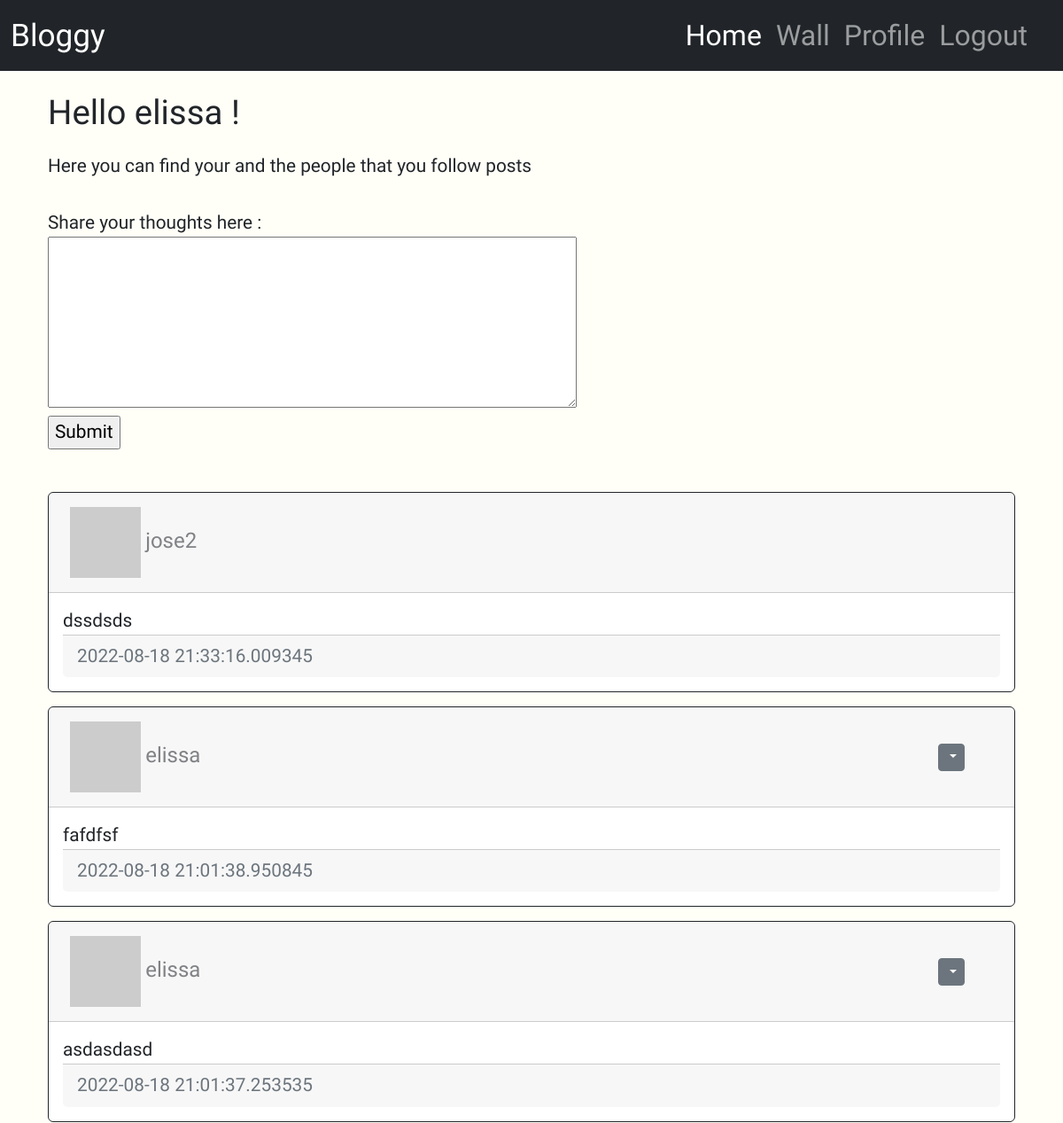
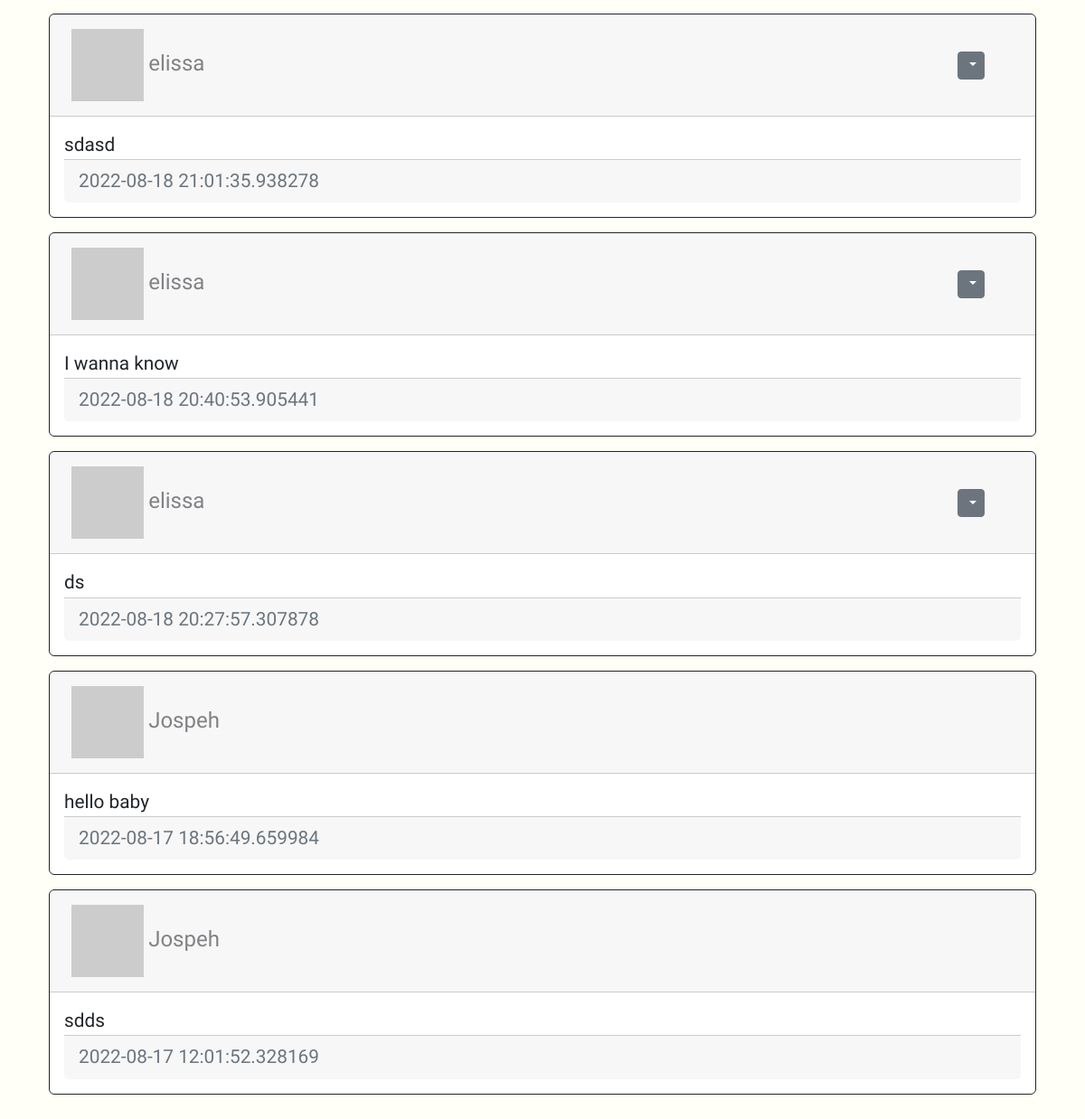
The page /index (signed in) on the database as committed earlier (2 pictures, top to bottom).
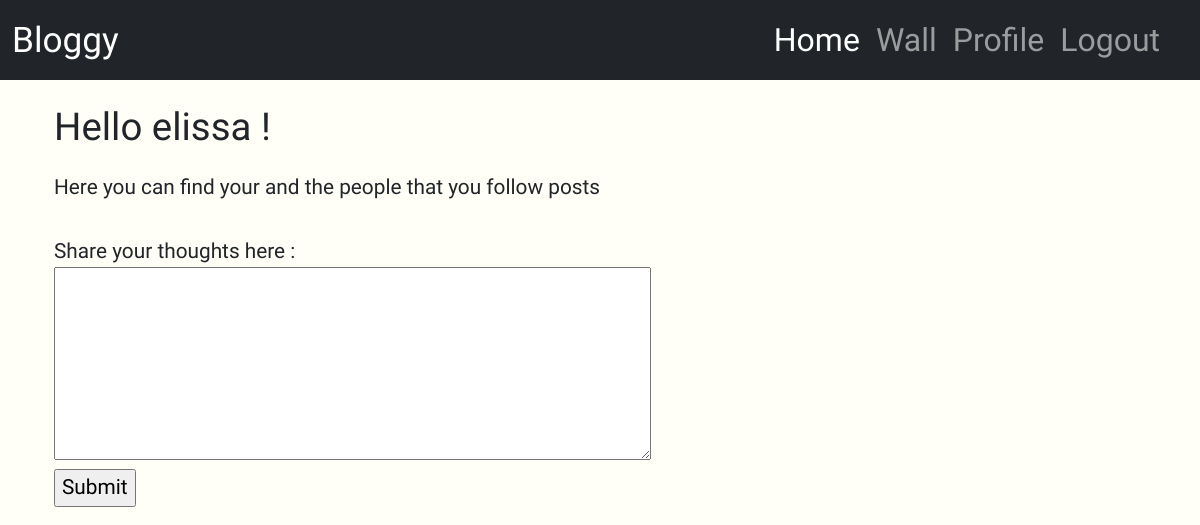
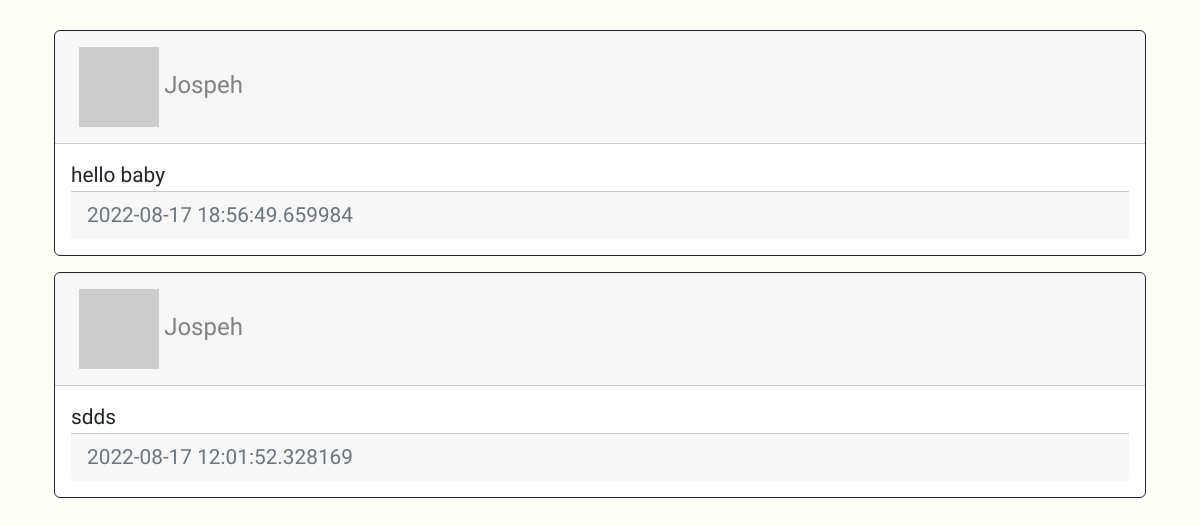
The same page on the database as committed later (2 pictures, top to bottom).
### app/models.py (models this page shows, shortened)
class User(UserMixin, db.Model):
    id = db.Column(db.Integer, primary_key=True)
    username = db.Column(db.String(64), index=True, unique=True)
    email = db.Column(db.String(120), index=True, unique=True)
    password_hash = db.Column(db.String(120))
    posts = db.relationship('Post', backref='author', lazy='dynamic')
    about_me = db.Column(db.String(128))
    last_seen = db.Column(db.DateTime, default=datetime.utcnow)
    followed = db.relationship(
        'User', secondary=followers,
        primaryjoin=(followers.c.follower_id == id),
        secondaryjoin=(followers.c.followed_id == id),
        backref= db.backref('followers', lazy='dynamic'), lazy='dynamic'
    )
    def avatar(self, size):
        digest = md5(self.email.lower().encode('utf-8')).hexdigest()
        return 'https://www.gravatar.com/avatar/{}?d=identicon&s={}'.format(digest, size)
    def followed_posts(self):
        followed = Post.query.join(
            followers, (followers.c.followed_id == Post.user_id)
        ).filter(
            followers.c.follower_id == self.id
        )
        return followed.union(self.posts).order_by(Post.timestamp.desc())

class Post(db.Model):
    id = db.Column(db.Integer, primary_key=True)
    body = db.Column(db.String(255))
    timestamp = db.Column(db.DateTime, index= True, default=datetime.utcnow)
    user_id = db.Column(db.Integer, db.ForeignKey('user.id', ondelete="CASCADE"), nullable=False)

### app/routes.py (the view)
@app.route('/', methods=['GET', 'POST'])
@app.route('/index', methods=['GET', 'POST'])
@login_required
def index():
    form = PostForm()
    if form.validate_on_submit():
        post = Post(body=form.post.data, author=current_user)
        db.session.add(post)
        db.session.commit()
        flash('Your post is now posted!')
        return redirect(url_for('index'))
    posts = current_user.followed_posts().all()
    return render_template('index.html', title='Home', form=form, posts=posts)

### app/forms.py
class PostForm(FlaskForm):
    post = TextAreaField('Share your thoughts here :', validators=[
        DataRequired(), Length(min=1, max=360)
    ])
    submit = SubmitField('Submit')

### app/models.py (called while the page is built)
@login.user_loader
def load_user(id):
    return User.query.get(int(id))

### app/routes.py (called while the page is built)
@app.before_request
def before_request():
    if current_user.is_authenticated:
        current_user.last_seen = datetime.utcnow()
        db.session.commit()

### app/templates/index.html (shortened to what this page needs)
{% extends "base.html" %}
{% block extraheader %}
<link rel="stylesheet" href="{{ url_for('static', filename='css/home.css') }}">
{% endblock extraheader %}
{% block content %}
    <div class="container">
        <div class="row col-lg-12">
                <h1>Hello {{ current_user.username }} !</h1>
                <p>Here you can find your and the people that you follow posts</p>
        </div>
        <div class="row mb-5">
            <div class="col-lg-12">
                {% if form %}
                <form action="" method="post">
                    <div>
                        {{ form.post.label }} <br>
                        {{ form.post(cols=48, rows=6) }} <br>
                    </div>
                    <div>{{ form.submit() }}</div>
                </form>
            </div>
        </div>
                </div>
                {% endif %}
                <div class="row">
                    <div class="container col-lg-12">
                        {% for post in posts %}
                            {% include "_post.html" %}
                        {% endfor %}
                    </div>
                </div>
            {% endblock %}

### app/templates/base.html (shortened to what this page needs)
<!DOCTYPE html>
<html lang="en">
<head>
    <link href="https://cdn.jsdelivr.net/npm/bootstrap@5.2.0/dist/css/bootstrap.min.css" rel="stylesheet">
    <link rel="stylesheet" href="{{ url_for('static', filename='css/style.css') }}">
    {% block extraheader %}
    {% endblock extraheader %}
</head>
<body>
    <nav class="navbar navbar-expand-lg navbar-dark bg-dark">
        <div class="container-fluid">
          <a class="navbar-brand" href="{{ url_for('index') }}">Bloggy</a>
          <div class="collapse navbar-collapse  justify-content-end" id="navbarNav">
            <ul class="navbar-nav ">
              <li class="nav-item">
                <a class="nav-link active" aria-current="page" href="{{ url_for('index') }}">Home</a>
              </li>
              <li class="nav-item">
                <a class="nav-link" href="{{ url_for('wall') }}">Wall</a>
              </li>
              {% if current_user.is_anonymous %}
              <li class="nav-item">
                <a class="nav-link" href="{{ url_for('login') }}">Login</a>
              </li>
              {% else %}
              <li class="nav-item">
                <a class="nav-link" href="{{ url_for('user', username=current_user.username) }}">Profile</a>
              </li>
              <li class="nav-item">
                <a class="nav-link" href="{{ url_for('logout') }}">Logout</a>
              </li>
              {% endif %}
            </ul>
          </div>
        </div>
      </nav>
    <div class="container">
    {% block content %}
    {% endblock %}
    </div>
</body>
</html>

### app/templates/_post.html (shortened to what this page needs)
{% block extraheader %}
<link rel="stylesheet" href="{{ url_for('static', filename='css/_post.css') }}">
{% endblock extraheader %}
{% block content %}
    <div id="posts" class="container">
            <div class="card border-dark mb-3">
                <div class="card-header d-flex align-items-center justify-content-between">
                    <div class="col-md-4 p-2">
                    <img src="{{ post.author.avatar(48) }}" alt="user-profile-image">
                    <a href="{{ url_for('user', username=post.author.username) }}">
                        {{ post.author.username }}
                    </a>
                    </div>
                    <div class="col-md-4 ms-auto p-2 text-end">
                    {% if current_user.id==post.author.id %}
                    <div class="btn-group">
                        <button type="button"
                        class="btn btn-sm btn-secondary dropdown-toggle"
                        data-bs-toggle="dropdown">
                        </button>
                        <ul>
                        </ul>
                    </div>
                    {% endif %}</div>
                </div>
                <div class="card-body">
                    <div class="card-text">
                        {{ post.body }}
                    </div>
                    <div class="card-footer text-muted">
                        {{ post.timestamp }}
                    </div>
                </div>
            </div>
    </div>
{% endblock %}

### app/static/css/style.css (style rules this page uses)
body { overflow-x: hidden; font-family: 'Source Sans Pro', sans-serif; }
body { background-size: cover; background-repeat: no-repeat; background-position: center; height: 1000vh; width: 100%; background-color:#FFFFF7; }
.navbar { font-size: 2rem; margin-bottom: 2%; padding-right: 20px; }
.navbar-brand { font-size: 2.2rem; padding-right: 20px; }

### app/static/css/home.css (style rules this page uses)
.container { font-size: 1.3rem; }
h1 { font-size: 2.4rem; margin-bottom: 2%; }
p { margin-bottom: 3%; }

### app/static/css/_post.css (style rules this page uses)
a { text-decoration: none; font-size: 1.5rem; color: #818286; }

Rows that differ between the two databases and show on the page:
removed Post: author.username "jose2", body "dssdsds", timestamp "2022-08-18 21:33:16.009345"
removed Post: author.username "elissa", body "fafdfsf", timestamp "2022-08-18 21:01:38.950845"
removed Post: author.username "elissa", body "asdasdasd", timestamp "2022-08-18 21:01:37.253535"
removed Post: author.username "elissa", body "sdasd", timestamp "2022-08-18 21:01:35.938278"
removed Post: author.username "elissa", body "I wanna know", timestamp "2022-08-18 20:40:53.905441"
removed Post: author.username "elissa", body "ds", timestamp "2022-08-18 20:27:57.307878"
